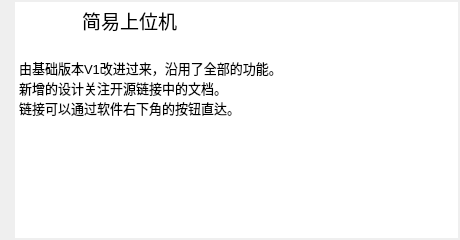
<?xml version="1.0" encoding="UTF-8"?>
<ui version="4.0">
 <class>VersionIntroductionForm</class>
 <widget class="QWidget" name="VersionIntroductionForm">
  <property name="geometry">
   <rect>
    <x>0</x>
    <y>0</y>
    <width>460</width>
    <height>240</height>
   </rect>
  </property>
  <property name="minimumSize">
   <size>
    <width>460</width>
    <height>240</height>
   </size>
  </property>
  <property name="maximumSize">
   <size>
    <width>460</width>
    <height>240</height>
   </size>
  </property>
  <property name="windowTitle">
   <string>Form</string>
  </property>
  <layout class="QVBoxLayout" name="verticalLayout">
   <property name="leftMargin">
    <number>2</number>
   </property>
   <property name="topMargin">
    <number>2</number>
   </property>
   <property name="rightMargin">
    <number>2</number>
   </property>
   <property name="bottomMargin">
    <number>2</number>
   </property>
   <item>
    <widget class="QWidget" name="widget" native="true">
     <property name="styleSheet">
      <string notr="true"/>
     </property>
     <layout class="QHBoxLayout" name="horizontalLayout">
      <property name="leftMargin">
       <number>0</number>
      </property>
      <property name="topMargin">
       <number>0</number>
      </property>
      <property name="rightMargin">
       <number>0</number>
      </property>
      <property name="bottomMargin">
       <number>0</number>
      </property>
      <item>
       <widget class="QLabel" name="label">
        <property name="text">
         <string/>
        </property>
        <property name="pixmap">
         <pixmap resource="../images.qrc">:/images/images/favicon.ico</pixmap>
        </property>
        <property name="alignment">
         <set>Qt::AlignCenter</set>
        </property>
       </widget>
      </item>
      <item>
       <widget class="QTextEdit" name="textEdit">
        <property name="frameShape">
         <enum>QFrame::NoFrame</enum>
        </property>
        <property name="html">
         <string>&lt;!DOCTYPE HTML PUBLIC &quot;-//W3C//DTD HTML 4.0//EN&quot; &quot;http://www.w3.org/TR/REC-html40/strict.dtd&quot;&gt;
&lt;html&gt;&lt;head&gt;&lt;meta name=&quot;qrichtext&quot; content=&quot;1&quot; /&gt;&lt;style type=&quot;text/css&quot;&gt;
p, li { white-space: pre-wrap; }
&lt;/style&gt;&lt;/head&gt;&lt;body style=&quot; font-family:'SimSun'; font-size:9pt; font-weight:400; font-style:normal;&quot;&gt;
&lt;p style=&quot; margin-top:0px; margin-bottom:0px; margin-left:0px; margin-right:0px; -qt-block-indent:0; text-indent:0px;&quot;&gt;&lt;span style=&quot; font-size:14pt;&quot;&gt;            简易上位机&lt;/span&gt;&lt;/p&gt;
&lt;p align=&quot;center&quot; style=&quot;-qt-paragraph-type:empty; margin-top:0px; margin-bottom:0px; margin-left:0px; margin-right:0px; -qt-block-indent:0; text-indent:0px; font-size:14pt;&quot;&gt;&lt;br /&gt;&lt;/p&gt;
&lt;p style=&quot; margin-top:0px; margin-bottom:0px; margin-left:0px; margin-right:0px; -qt-block-indent:0; text-indent:0px;&quot;&gt;&lt;span style=&quot; font-size:10pt;&quot;&gt;由基础版本V1改进过来，沿用了全部的功能。&lt;/span&gt;&lt;/p&gt;
&lt;p style=&quot; margin-top:0px; margin-bottom:0px; margin-left:0px; margin-right:0px; -qt-block-indent:0; text-indent:0px;&quot;&gt;&lt;span style=&quot; font-size:10pt;&quot;&gt;新增的设计关注开源链接中的文档。&lt;/span&gt;&lt;/p&gt;
&lt;p style=&quot; margin-top:0px; margin-bottom:0px; margin-left:0px; margin-right:0px; -qt-block-indent:0; text-indent:0px;&quot;&gt;&lt;span style=&quot; font-size:10pt;&quot;&gt;链接可以通过软件右下角的按钮直达。&lt;/span&gt;&lt;/p&gt;&lt;/body&gt;&lt;/html&gt;</string>
        </property>
        <property name="textInteractionFlags">
         <set>Qt::NoTextInteraction</set>
        </property>
       </widget>
      </item>
     </layout>
    </widget>
   </item>
  </layout>
 </widget>
 <resources>
  <include location="../images.qrc"/>
 </resources>
 <connections/>
</ui>
